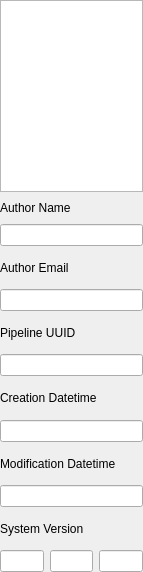
              <widget class="QWidget" name="ANALYSISPanel_Pipeline_Lift_PipelineInfo_Widget_6">
               <property name="geometry">
                <rect>
                 <x>0</x>
                 <y>0</y>
                 <width>143</width>
                 <height>572</height>
                </rect>
               </property>
               <property name="sizePolicy">
                <sizepolicy hsizetype="Preferred" vsizetype="Minimum">
                 <horstretch>0</horstretch>
                 <verstretch>0</verstretch>
                </sizepolicy>
               </property>
               <property name="acceptDrops">
                <bool>false</bool>
               </property>
               <attribute name="label">
                <string>Pipeline Info</string>
               </attribute>
               <layout class="QVBoxLayout" name="verticalLayout_71">
                <property name="leftMargin">
                 <number>0</number>
                </property>
                <property name="topMargin">
                 <number>0</number>
                </property>
                <property name="rightMargin">
                 <number>0</number>
                </property>
                <property name="bottomMargin">
                 <number>0</number>
                </property>
                <item>
                 <widget class="QTextEdit" name="textEdit_16">
                  <property name="sizePolicy">
                   <sizepolicy hsizetype="Preferred" vsizetype="Minimum">
                    <horstretch>0</horstretch>
                    <verstretch>0</verstretch>
                   </sizepolicy>
                  </property>
                  <property name="minimumSize">
                   <size>
                    <width>0</width>
                    <height>40</height>
                   </size>
                  </property>
                  <property name="mouseTracking">
                   <bool>false</bool>
                  </property>
                 </widget>
                </item>
                <item>
                 <layout class="QHBoxLayout" name="horizontalLayout_74">
                  <property name="sizeConstraint">
                   <enum>QLayout::SetDefaultConstraint</enum>
                  </property>
                  <item>
                   <widget class="QLabel" name="label_435">
                    <property name="sizePolicy">
                     <sizepolicy hsizetype="Preferred" vsizetype="Fixed">
                      <horstretch>0</horstretch>
                      <verstretch>0</verstretch>
                     </sizepolicy>
                    </property>
                    <property name="text">
                     <string>Author Name</string>
                    </property>
                   </widget>
                  </item>
                  <item>
                   <spacer name="horizontalSpacer_70">
                    <property name="orientation">
                     <enum>Qt::Horizontal</enum>
                    </property>
                    <property name="sizeHint" stdset="0">
                     <size>
                      <width>40</width>
                      <height>20</height>
                     </size>
                    </property>
                   </spacer>
                  </item>
                 </layout>
                </item>
                <item>
                 <widget class="QLineEdit" name="lineEdit_337"/>
                </item>
                <item>
                 <layout class="QHBoxLayout" name="horizontalLayout_75">
                  <item>
                   <widget class="QLabel" name="label_436">
                    <property name="text">
                     <string>Author Email</string>
                    </property>
                   </widget>
                  </item>
                  <item>
                   <spacer name="horizontalSpacer_71">
                    <property name="orientation">
                     <enum>Qt::Horizontal</enum>
                    </property>
                    <property name="sizeHint" stdset="0">
                     <size>
                      <width>40</width>
                      <height>20</height>
                     </size>
                    </property>
                   </spacer>
                  </item>
                 </layout>
                </item>
                <item>
                 <widget class="QLineEdit" name="lineEdit_338"/>
                </item>
                <item>
                 <layout class="QHBoxLayout" name="horizontalLayout_76">
                  <item>
                   <widget class="QLabel" name="label_437">
                    <property name="text">
                     <string>Pipeline UUID</string>
                    </property>
                   </widget>
                  </item>
                  <item>
                   <spacer name="horizontalSpacer_72">
                    <property name="orientation">
                     <enum>Qt::Horizontal</enum>
                    </property>
                    <property name="sizeHint" stdset="0">
                     <size>
                      <width>40</width>
                      <height>20</height>
                     </size>
                    </property>
                   </spacer>
                  </item>
                 </layout>
                </item>
                <item>
                 <widget class="QLineEdit" name="lineEdit_339"/>
                </item>
                <item>
                 <layout class="QHBoxLayout" name="horizontalLayout_77">
                  <item>
                   <widget class="QLabel" name="label_438">
                    <property name="text">
                     <string>Creation Datetime</string>
                    </property>
                   </widget>
                  </item>
                  <item>
                   <spacer name="horizontalSpacer_73">
                    <property name="orientation">
                     <enum>Qt::Horizontal</enum>
                    </property>
                    <property name="sizeHint" stdset="0">
                     <size>
                      <width>40</width>
                      <height>20</height>
                     </size>
                    </property>
                   </spacer>
                  </item>
                 </layout>
                </item>
                <item>
                 <widget class="QLineEdit" name="lineEdit_340"/>
                </item>
                <item>
                 <layout class="QHBoxLayout" name="horizontalLayout_108">
                  <item>
                   <widget class="QLabel" name="label_439">
                    <property name="text">
                     <string>Modification Datetime</string>
                    </property>
                   </widget>
                  </item>
                  <item>
                   <spacer name="horizontalSpacer_74">
                    <property name="orientation">
                     <enum>Qt::Horizontal</enum>
                    </property>
                    <property name="sizeHint" stdset="0">
                     <size>
                      <width>40</width>
                      <height>20</height>
                     </size>
                    </property>
                   </spacer>
                  </item>
                 </layout>
                </item>
                <item>
                 <widget class="QLineEdit" name="lineEdit_341"/>
                </item>
                <item>
                 <layout class="QHBoxLayout" name="horizontalLayout_109">
                  <item>
                   <widget class="QLabel" name="label_440">
                    <property name="text">
                     <string>System Version</string>
                    </property>
                   </widget>
                  </item>
                  <item>
                   <spacer name="horizontalSpacer_105">
                    <property name="orientation">
                     <enum>Qt::Horizontal</enum>
                    </property>
                    <property name="sizeHint" stdset="0">
                     <size>
                      <width>40</width>
                      <height>20</height>
                     </size>
                    </property>
                   </spacer>
                  </item>
                 </layout>
                </item>
                <item>
                 <layout class="QHBoxLayout" name="horizontalLayout_110">
                  <property name="spacing">
                   <number>-1</number>
                  </property>
                  <property name="sizeConstraint">
                   <enum>QLayout::SetDefaultConstraint</enum>
                  </property>
                  <item>
                   <widget class="QLineEdit" name="lineEdit_342">
                    <property name="inputMask">
                     <string/>
                    </property>
                    <property name="text">
                     <string/>
                    </property>
                   </widget>
                  </item>
                  <item>
                   <widget class="QLineEdit" name="lineEdit_343"/>
                  </item>
                  <item>
                   <widget class="QLineEdit" name="lineEdit_344"/>
                  </item>
                 </layout>
                </item>
               </layout>
              </widget>
